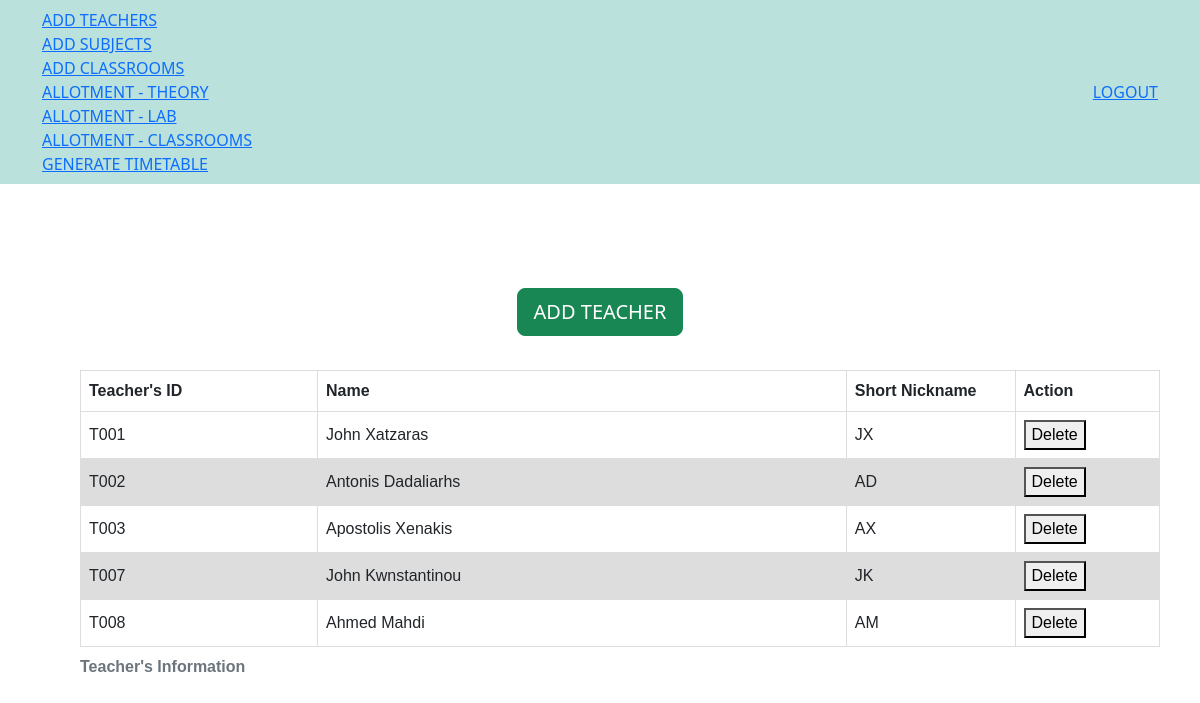
Screenshot of /addteachers.php with the database file from the repository.
### tables this page shows
CREATE TABLE `teachers` (
  `faculty_number` varchar(10) NOT NULL,
  `name` text NOT NULL,
  `alias` varchar(10) NOT NULL
);

### addteachers.php (the view, shortened to what this page needs)
<!DOCTYPE html>
<html lang="en">
<head>
    <link href="./assets/css/bootstrap.css" rel="stylesheet" />
    <link href="./assets/css/font-awesome.min.css" rel="stylesheet" />
    <link href="./assets/css/flexslider.css" rel="stylesheet" />
</head>
<body>
    <nav class="navbar navbar-inverse navbar-fixed-top" id="menu">
        <div class="container">
            <ul class="nav navbar-nav">
                <li><a href="addteachers.php">ADD TEACHERS</a></li>
                <li><a href="addsubjects.php">ADD SUBJECTS</a></li>
                <li><a href="addclassrooms.php">ADD CLASSROOMS</a></li>
                <li><a href="allotsubjects.php">ALLOTMENT - THEORY</a></li>
                <li><a href="allotLab.php">ALLOTMENT - LAB</a></li>
                <li>
                    <a href="allotclasses.php">ALLOTMENT - CLASSROOMS</a>
                </li>
                <li>
                    <a href="generatetimetable.php">GENERATE TIMETABLE</a>
                </li>
            </ul>
            <ul class="nav navbar-nav navbar-right">
                <li><a href="index.php">LOGOUT</a></li>
            </ul>
        </div>
    </nav>
    <br />
    <div align="center" style="margin-top: 20px">
        <button id="teachermanual" class="btn btn-success btn-lg">
            ADD TEACHER
        </button>
    </div>
    <div>
        <br />
        <table id="teacherstable" style="margin-left: 80px">
            <caption>
                <strong>Teacher's Information </strong>
            </caption>
            <tr>
                <th width="130">Teacher's ID</th>
                <th width="290">Name</th>
                <th width="50">Short Nickname</th>
                <th width="40">Action</th>
            </tr>
            <tbody>
                <?php
                $q = mysqli_query(mysqli_connect("localhost", "root", "", "lamp_innovative"), "SELECT * FROM teachers ORDER BY faculty_number ASC");
                while ($row = mysqli_fetch_assoc($q)) {
                    echo "<tr><td>{$row['faculty_number']}</td><td>{$row['name']}</td><td>{$row['alias']}</td><td><button>Delete</button></td></tr>\n";
                }
                ?>
            </tbody>
        </table>
    </div>
</body>
</html>

### addteachers.php (style rules this page uses)
table { margin-top: 10px; font-family: arial, sans-serif; border-collapse: collapse; margin-left: 30px; width: 90%; }
td, th { border: 1px solid #dddddd; text-align: left; padding: 8px; }
tr:nth-child(even) { background-color: #dddddd; }

### rows the page displays
teachers: faculty_number "T001", name "John Xatzaras", alias "JX"
teachers: faculty_number "T002", name "Antonis Dadaliarhs", alias "AD"
teachers: faculty_number "T003", name "Apostolis Xenakis", alias "AX"
teachers: faculty_number "T007", name "John Kwnstantinou", alias "JK"
teachers: faculty_number "T008", name "Ahmed Mahdi", alias "AM"
